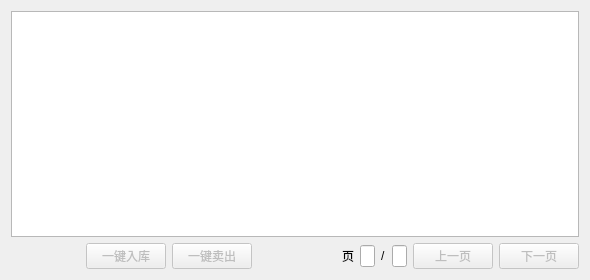
<?xml version="1.0" encoding="UTF-8"?>
<ui version="4.0">
 <class>bag_item</class>
 <widget class="QWidget" name="bag_item">
  <property name="geometry">
   <rect>
    <x>0</x>
    <y>0</y>
    <width>590</width>
    <height>280</height>
   </rect>
  </property>
  <property name="windowTitle">
   <string>bag_item</string>
  </property>
  <layout class="QGridLayout" name="gridLayout_2">
   <item row="0" column="0">
    <widget class="QTableWidget" name="tableWidget">
     <attribute name="horizontalHeaderVisible">
      <bool>false</bool>
     </attribute>
     <attribute name="verticalHeaderVisible">
      <bool>false</bool>
     </attribute>
    </widget>
   </item>
   <item row="1" column="0">
    <layout class="QGridLayout" name="gridLayout">
     <item row="0" column="0">
      <spacer name="horizontalSpacer">
       <property name="orientation">
        <enum>Qt::Horizontal</enum>
       </property>
       <property name="sizeType">
        <enum>QSizePolicy::Maximum</enum>
       </property>
       <property name="sizeHint" stdset="0">
        <size>
         <width>75</width>
         <height>20</height>
        </size>
       </property>
      </spacer>
     </item>
     <item row="0" column="9">
      <widget class="QPushButton" name="btn_pgDn">
       <property name="enabled">
        <bool>false</bool>
       </property>
       <property name="text">
        <string>下一页</string>
       </property>
      </widget>
     </item>
     <item row="0" column="8">
      <widget class="QPushButton" name="btn_pgUp">
       <property name="enabled">
        <bool>false</bool>
       </property>
       <property name="text">
        <string>上一页</string>
       </property>
      </widget>
     </item>
     <item row="0" column="7">
      <widget class="QLineEdit" name="edit_page_all">
       <property name="maximumSize">
        <size>
         <width>15</width>
         <height>16777215</height>
        </size>
       </property>
      </widget>
     </item>
     <item row="0" column="6">
      <widget class="QLabel" name="label_2">
       <property name="text">
        <string>/</string>
       </property>
      </widget>
     </item>
     <item row="0" column="5">
      <widget class="QLineEdit" name="edit_page_cur">
       <property name="maximumSize">
        <size>
         <width>15</width>
         <height>16777215</height>
        </size>
       </property>
      </widget>
     </item>
     <item row="0" column="4">
      <widget class="QLabel" name="label">
       <property name="text">
        <string>页</string>
       </property>
      </widget>
     </item>
     <item row="0" column="2">
      <widget class="QPushButton" name="btn_sale">
       <property name="enabled">
        <bool>false</bool>
       </property>
       <property name="text">
        <string>一键卖出</string>
       </property>
      </widget>
     </item>
     <item row="0" column="1">
      <widget class="QPushButton" name="btn_storage">
       <property name="enabled">
        <bool>false</bool>
       </property>
       <property name="text">
        <string>一键入库</string>
       </property>
      </widget>
     </item>
     <item row="0" column="3">
      <spacer name="horizontalSpacer_2">
       <property name="orientation">
        <enum>Qt::Horizontal</enum>
       </property>
       <property name="sizeHint" stdset="0">
        <size>
         <width>40</width>
         <height>20</height>
        </size>
       </property>
      </spacer>
     </item>
    </layout>
   </item>
  </layout>
 </widget>
 <layoutdefault spacing="6" margin="11"/>
 <resources/>
 <connections/>
</ui>
